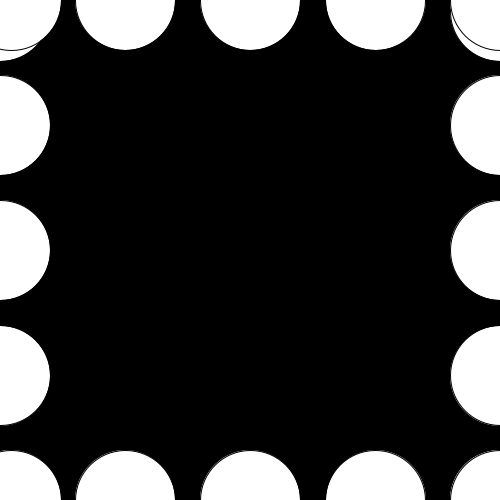
Frame 1 (no input)
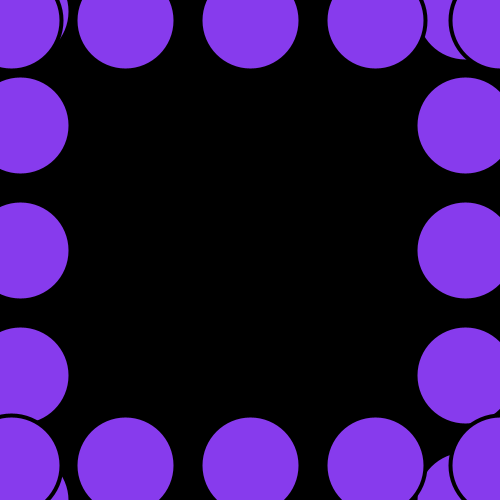
Frame 60 (the mouse pressed at the canvas centre just before this capture)
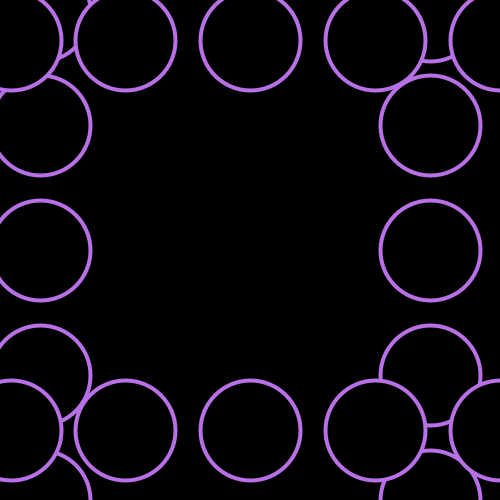
Frame 120 (the mouse held since frame 60 and released just before this capture)

The Processing sketch that drew these frames (run headless with seeded random() and noise(); from frame 60 on, the mouse is pressed at the canvas centre):

// Processing sketch: Midterm_WIP_1
// ── Midterm_WIP_1.pde
/*
NAME: Angelina Santiago
TITLE: Midterm Assignment
INSTRUCTIONS:
First = rows move automatically when sketch is intially opened
Second = When clicking your mouse the circles turn black and border turn a singular color
Third = When you hold down mouse the colors of the border randomly sporadically change colors
*/

/* 
VISUALIZATION 1 = Rows moving vertically and horizontally
VISUALIZATION 2 = Fill of the circles changes colors
VISUALIZATION 3 = Borders change color when mouse pressed 
*/


//MOVEMENT
int timer = 900;
int currentTime = 0;
int previousTime = 0;
int ellipseY = 0;
int ellipseX = 0;

int ellipseY1 = 500;
int ellipseX1 = 500;


//COLOR CHANGE
float r = 100;
float g = 150;
float b = 200;
float colorChange = 4;

//IMAGE

void setup() {
  size(500, 500);
  }

void draw() {
  //background(30);
  //mousePressed();
      
  //MOVEMENT
  currentTime = millis();
  background(0);
  if(currentTime - previousTime >= timer){
    ellipseX += 20;
    ellipseX1 -= 35;
    ellipseY += 20;
    ellipseY1 -= 35;
    fill(random(210), random(230), random(250));
    //fill(r, g, b);
    stroke(0);
    strokeWeight(4);
    previousTime = currentTime;
  }
  
  //BORDER COLOR CHANGE
  if (mousePressed){
    stroke(random(210), random(230), random(250));
    strokeWeight(4);
    fill(0);
  }
    
    /*r += colorChange;
    if (r + colorChange > 255 || r + colorChange < 0) {
        colorChange = -colorChange;
      }*/
    
     /* if(mousePressed) {
      r += colorChange;
      if (r + colorChange > 255 || r + colorChange < 0) {
        colorChange = -colorChange;
      }*/
  
  //HORIZONTAL MOVEMENT LEFT
   ellipse(ellipseX, height/1, 100, 100);
   ellipse(ellipseX, height/1.33, 100, 100);
   ellipse(ellipseX, height/2, 100, 100);
   ellipse(ellipseX, height/4, 100, 100);
   ellipse(ellipseX, height/45, 100, 100);
  
  //HORIZONTAL MOVEMENT RIGHT
   ellipse(ellipseX1, height/1, 100, 100);
   ellipse(ellipseX1, height/1.33, 100, 100);
   ellipse(ellipseX1, height/2, 100, 100);
   ellipse(ellipseX1, height/4, 100, 100);
   ellipse(ellipseX1, height/45, 100, 100);
  
  //VERTICAL MOVEMENT TOP
  ellipse(width/1, ellipseY, 100, 100);
  ellipse(width/1.33, ellipseY, 100, 100);
  ellipse(width/2, ellipseY, 100, 100);
  ellipse(width/4, ellipseY, 100, 100);
  ellipse(width/45, ellipseY, 100, 100);
  
  //VERTICAL MOVEMENT BOTTOM
  ellipse(width/1, ellipseY1, 100, 100);
  ellipse(width/1.33, ellipseY1, 100, 100);
  ellipse(width/2, ellipseY1, 100, 100);
  ellipse(width/4, ellipseY1, 100, 100);
  ellipse(width/45, ellipseY1, 100, 100);
}




/*void mousePressed () {



}*/



//}
